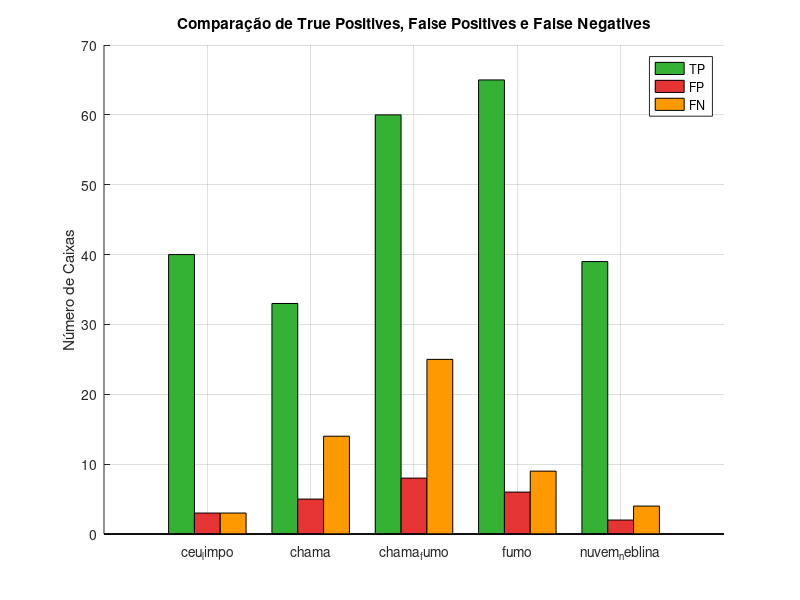

Recreate this plot in MATLAB.
classes = {'ceu_limpo', 'chama', 'chama_fumo', 'fumo', 'nuvem_neblina'};
TP = [40, 33, 60, 65, 39];
FP = [3, 5, 8, 6, 2];
FN = [3, 14, 25, 9, 4];

x = 1:numel(classes);
barWidth = 0.25;

figure;
hold on;
bar(x - barWidth, TP, barWidth, 'FaceColor', [0.2 0.7 0.2]); % TP - verde
bar(x, FP, barWidth, 'FaceColor', [0.9 0.2 0.2]);             % FP - vermelho
bar(x + barWidth, FN, barWidth, 'FaceColor', [1 0.6 0]);      % FN - laranja

set(gca, 'XTick', x, 'XTickLabel', classes);
ylabel('Número de Caixas');
title('Comparação de True Positives, False Positives e False Negatives');
legend('TP', 'FP', 'FN');
grid on;
